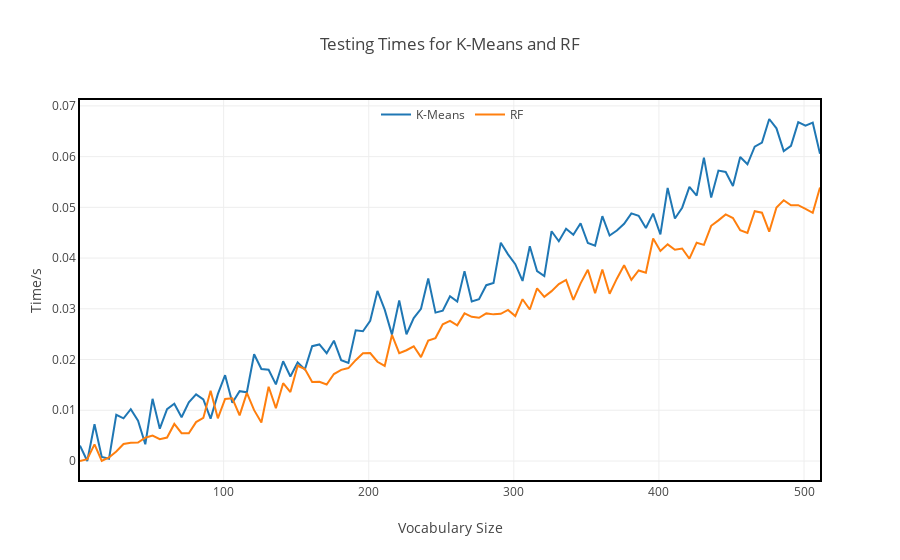

This figure's notebook cell:
### Code cell
import plotly
import plotly.graph_objs as go

plotly.offline.init_notebook_mode(connected=True)

trace_k_means_test = go.Scatter(
    x=K,
    y=k_means_test,
    name='K-Means'
)

trace_rf_test = go.Scatter(
    x=K,
    y=rf_test,
    name='RF'
)

data = [trace_k_means_test, trace_rf_test]

layout = go.Layout(
    title='Testing Times for K-Means and RF',
    xaxis = dict(
        title='Vocabulary Size',
        linecolor='black',
        linewidth=2,
        mirror=True,
        zeroline=False
    ),
    yaxis = dict(
        title='Time/s',
        linecolor='black',
        linewidth=2,
        mirror=True,
        zeroline=False
    ),
    legend = dict(
        orientation='h',
        x=0.4, 
        y=1,
        bgcolor='rgba(0,0,0,0)',
        font=dict(
            size=12
        )
    )
)

fig = go.Figure(data=data, layout=layout)

plotly.offline.iplot(fig)

plotly.io.write_image(fig, 'assets/3.3/plotly/vector_quantisation_complexity_test_plotly.png')
